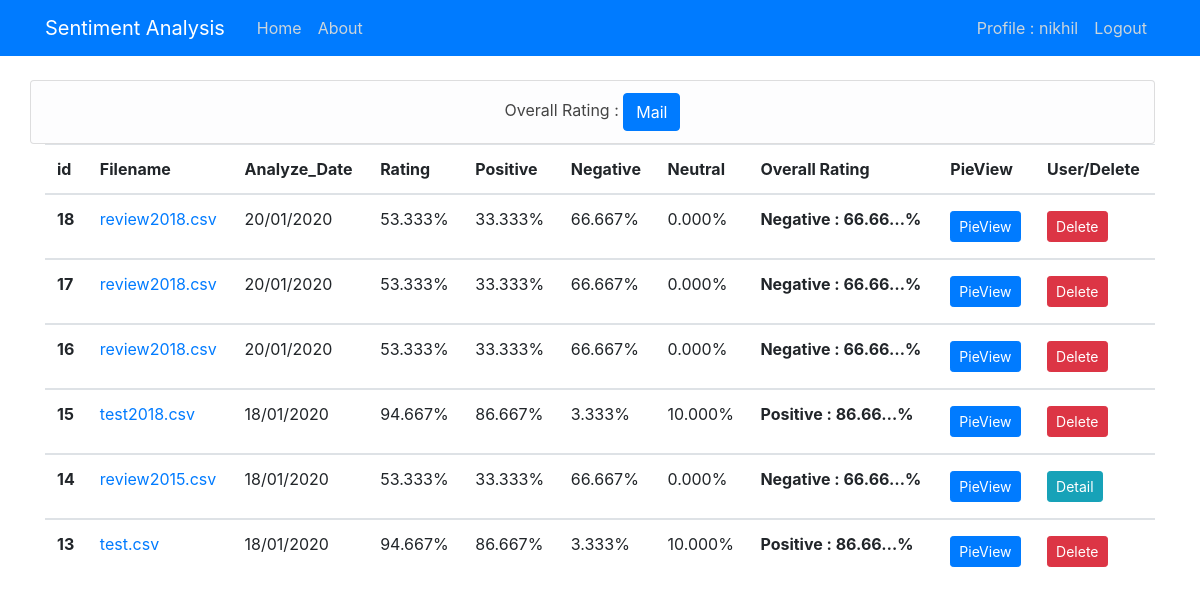
Page /sentiment/filehome/ (signed in) on the earlier database version.
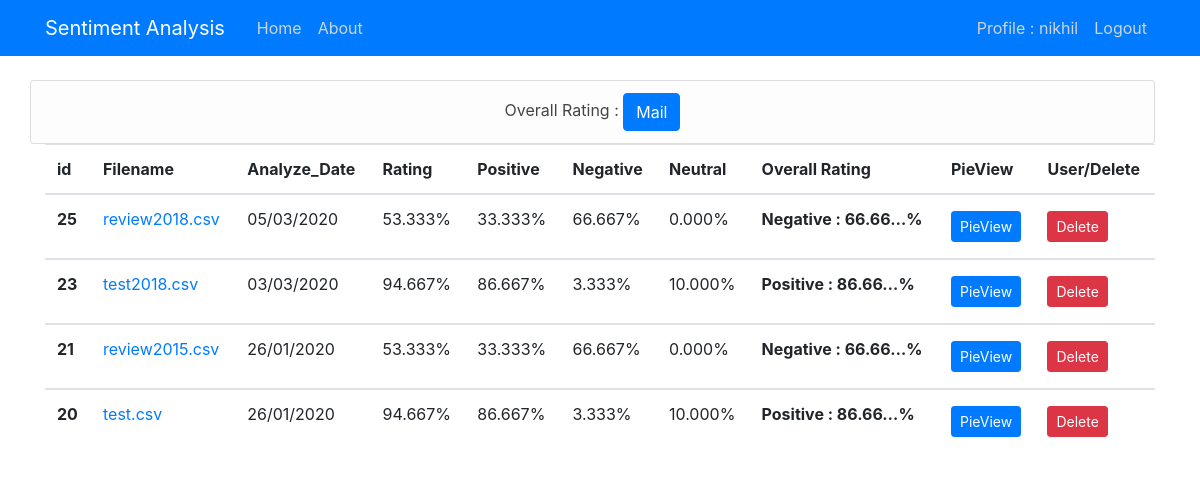
Same page on the later database version.
### sentiment/models.py (models this page shows, shortened)
class overall_rating(models.Model):
    filename = models.CharField(max_length=100)
    process_date = models.DateTimeField(default=timezone.now)
    rating = models.FloatField(default=0.0)
    positive = models.FloatField()
    negative = models.FloatField()
    neutral = models.FloatField()
    rat = models.CharField(max_length=100)
    user = models.ForeignKey(User,on_delete=models.CASCADE)

### sentiment/views.py (the view)
# urls.py: path('filehome/',fileoverallListView.as_view(),name='filehome'),
class fileoverallListView(ListView):
    model = overall_rating
    template_name = 'sentiment/filehome.html'
    context_object_name = 'ov'
    ordering = ['-process_date']
    paginate_by = 6

### sentiment/templates/sentiment/filehome.html (shortened to what this page needs)
{% extends "sentiment/base.html" %}
{% block content %}
  {% if user.is_authenticated %}
    <div class="row">
      <ul class="list-group col-12">
        <center><li class="list-group-item list-group-item-light"><a class="article-title" href="#">Overall Rating : <a class="btn btn-primary" href="{% url 'mail' %}">Mail</a></a></li></center>
      </ul>
    </div>
    <div class="row">
      <div class="col-md-12">
        <div class="table-responsive-sm">
          <table class="table">
            <thead>
              <tr>
                <th scope="col">id</th>
                <th scope="col">Filename</th>
                <th scope="col">Analyze_Date</th>
                <th scope="col">Rating</th>
                <th scope="col">Positive</th>
                <th scope="col">Negative</th>
                <th scope="col">Neutral</th>
                <th scope="col">Overall Rating</th>
                <th scope="col">PieView</th>
                <th scope="col">User/Delete</th>
              </tr>
            </thead>
            {% for ov in ov %}
              <tbody>
                <tr>
                  <th scope="row">{{ ov.id }}</th>
                  <td><a href="{% url 'filedetail' ov.filename %}">{{ ov.filename }}</a></td>
                  <td>{{ ov.process_date|date:"d/m/Y" }}</td>
                  <td>{{ ov.rating|floatformat:3 }}%</td>
                  <td>{{ ov.positive|floatformat:3 }}%</td>
                  <td>{{ ov.negative|floatformat:3 }}%</td>
                  <td>{{ ov.neutral|floatformat:3 }}%</td>
                  <th scope="row">{{ ov.rat|truncatechars_html:17 }}%</th>
                  <td><a class="btn btn-primary btn-sm mt-1 mb-1" href="{% url 'ov-detail' ov.id %}">PieView</a></td>
                  {% if ov.user == user %}
                    <td><a class="btn btn-danger btn-sm mt-1 mb-1" href="{% url 'overallfile-delete' ov.id %}">Delete</a></td>
                  {% else %}
                    <td><a class="btn btn-info btn-sm mt-1 mb-1" href="{% url 'user-fileupload' ov.user %}">Detail</a></td>
                  {% endif %}
                </tr>
              </tbody>
            {% endfor %}
          </table>
        </div>
        </div>
      </div>
    </div>
  </div>
  {% endif %}
{% endblock content %}

Differences in the rows shown:
removed overall_rating: id "18", filename "review2018.csv", process_date "20/01/2020", rating "53.333", positive "33.333", negative "66.667", neutral "0.000", rat "Negative : 66.66…", shows "Delete"
removed overall_rating: id "17", filename "review2018.csv", process_date "20/01/2020", rating "53.333", positive "33.333", negative "66.667", neutral "0.000", rat "Negative : 66.66…", shows "Delete"
removed overall_rating: id "16", filename "review2018.csv", process_date "20/01/2020", rating "53.333", positive "33.333", negative "66.667", neutral "0.000", rat "Negative : 66.66…", shows "Delete"
removed overall_rating: id "15", filename "test2018.csv", process_date "18/01/2020", rating "94.667", positive "86.667", negative "3.333", neutral "10.000", rat "Positive : 86.66…", shows "Delete"
removed overall_rating: id "14", filename "review2015.csv", process_date "18/01/2020", rating "53.333", positive "33.333", negative "66.667", neutral "0.000", rat "Negative : 66.66…", shows "Detail"
removed overall_rating: id "13", filename "test.csv", process_date "18/01/2020", rating "94.667", positive "86.667", negative "3.333", neutral "10.000", rat "Positive : 86.66…", shows "Delete"
added overall_rating: id "25", filename "review2018.csv", process_date "05/03/2020", rating "53.333", positive "33.333", negative "66.667", neutral "0.000", rat "Negative : 66.66…", shows "Delete"
added overall_rating: id "23", filename "test2018.csv", process_date "03/03/2020", rating "94.667", positive "86.667", negative "3.333", neutral "10.000", rat "Positive : 86.66…", shows "Delete"
added overall_rating: id "21", filename "review2015.csv", process_date "26/01/2020", rating "53.333", positive "33.333", negative "66.667", neutral "0.000", rat "Negative : 66.66…", shows "Delete"
added overall_rating: id "20", filename "test.csv", process_date "26/01/2020", rating "94.667", positive "86.667", negative "3.333", neutral "10.000", rat "Positive : 86.66…", shows "Delete"
